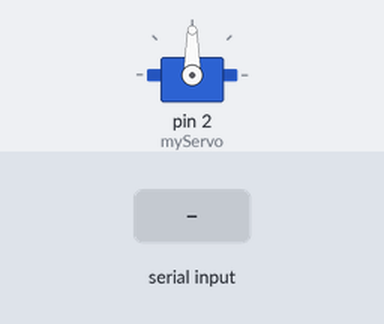
Bench run of a sketch on a simulated Arduino Mega 2560, built with avr-gcc and run on an emulated ATmega2560. On the bench: servo. Inputs (shaded band) come from the test bench.

Above: at 1.2 s.
1.3 s: "s" received over Serial
At 1.75 s:
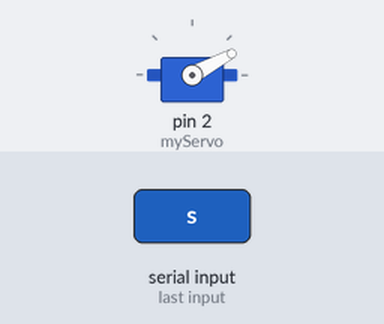
At 8.1 s:
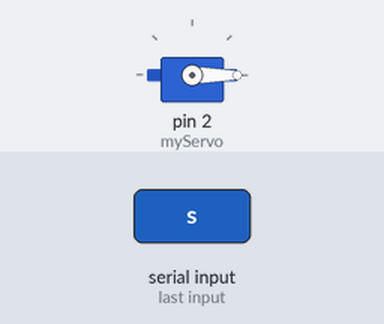
Timing chart, 0 to 9.6 s (numbered marks = the images above; inputs shaded):
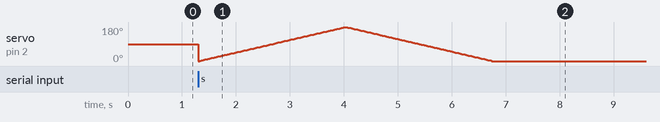

The sketch:

exercise_2.ino
```cpp
// YOUR CODE STARTS HERE

#include <Servo.h>

Servo myServo;

void setup() {
  Serial.begin(9600); // Initialize serial communication with a baud rate of 9600
  myServo.attach(2);   // Servo connected to pin 2
}

void loop() {
  if (Serial.available() > 0) {
    char receivedChar = Serial.read(); // Read the incoming character

    if (receivedChar == 's') {
      sweepServo(); // Call the function to sweep the servo
    }
  }
}

void sweepServo() {
  for (int angle = 0; angle <= 180; angle += 1) {
    myServo.write(angle);  // Move the servo to the current angle
    delay(15);             // Wait for the servo to reach the position
  }

  for (int angle = 180; angle >= 0; angle -= 1) {
    myServo.write(angle);  // Move the servo to the current angle
    delay(15);             // Wait for the servo to reach the position
  }
}

// YOUR CODE FINISH HERE

// Questions to answer:

// Which library is used for UART communication protocol?
// La librería Serial.

// To use the UART ports, do we need to creat an object from a class?
// No es necesario crear un objeto de una clase, ya que este protocolo de
// comunicación utiliza el objeto global 'Serial', que a su vez es una
// instancia de la clase 'HardwareSerial', la cual viene ya creada y puede
// utilizarse en cualquier programa.

// There are four sets of serial port in Arduino Mega, to which set is the USB
// port connected?
// Los cuatro conjuntos de puertos serie del Arduino Mega son 'Serial(0)'
// 'Serial1', 'Serial2' y 'Serial3', de los cuales, el puerto USB está
// conectado en el conjunto 'Serial(0)'.

// How to set up the baud rate so that Arduino Mega and Serial Monitor can
// communicate successfully using UART protocol?
// Utilizando la instrucción Serial.begin(v), donde v es la velocidad en
// baudios, y comprobando en la parte inferior de la ventana del Serial
// Monitor que dicho número coincide con el de la instrucción anterior.

// Following which convention is the data type char codified and stored as
// binary data?
// Siguiendo el sistema ASCII, siendo char un tipo de datos que representa
// un sólo caracter, utilizando su valor en ASCII para representar dicho
// caracter.

// Which of the following function sends data from the Arduino board to the
// USB port as human-readable ASCII text? Serial.print() or Serial.write()?
// La función que envía datos desde la placa Arduino al puerto USB como texto
// ASCII legible por humanos es Serial.print(). Esta función convierte los
// valores numéricos en su representación de texto y los envía como caracteres
// ASCII, mientras que la función Serial.write() envía datos en su forma
// binaria, transmitiéndolos byte a byte según están en la memoria.

// What are the binary data sent from Arduino board to the USB by
// Serial.write(4) and Serial.write(”4”)?
// En el caso de Serial.write(4), se envía como un byte con sus bits en
// binario (00000100) a través del puerto serie, mientras que en
// Serial.write("4") hace lo mismo, pero en vez de enviar el número 4, lo
// que se está enviando es el caracter "4" (00110100).

// How does Serial.read() decode and interpret the data arriving at the USB
// port of Arduino Mega?
// Lee los datos que llegan a través del puerto USB, lo que devuelve el
// siguiente byte disponible en el buffer de recepción.

// How does the Serial Monitor of Arduino IDE decode and interpret the data
// arriving at the USB port of the computer?
// En primer lugar, se selecciona el Baud Rate configurado en la función
// Serial.begin(v). Después, muestra los datos que se están enviando cuando
// se utilice la función Serial.print(), ya sean enteros, caracteres, etc. Y
// por último, configurar el tipo de salto de línea (\n, \r, etc).
```
